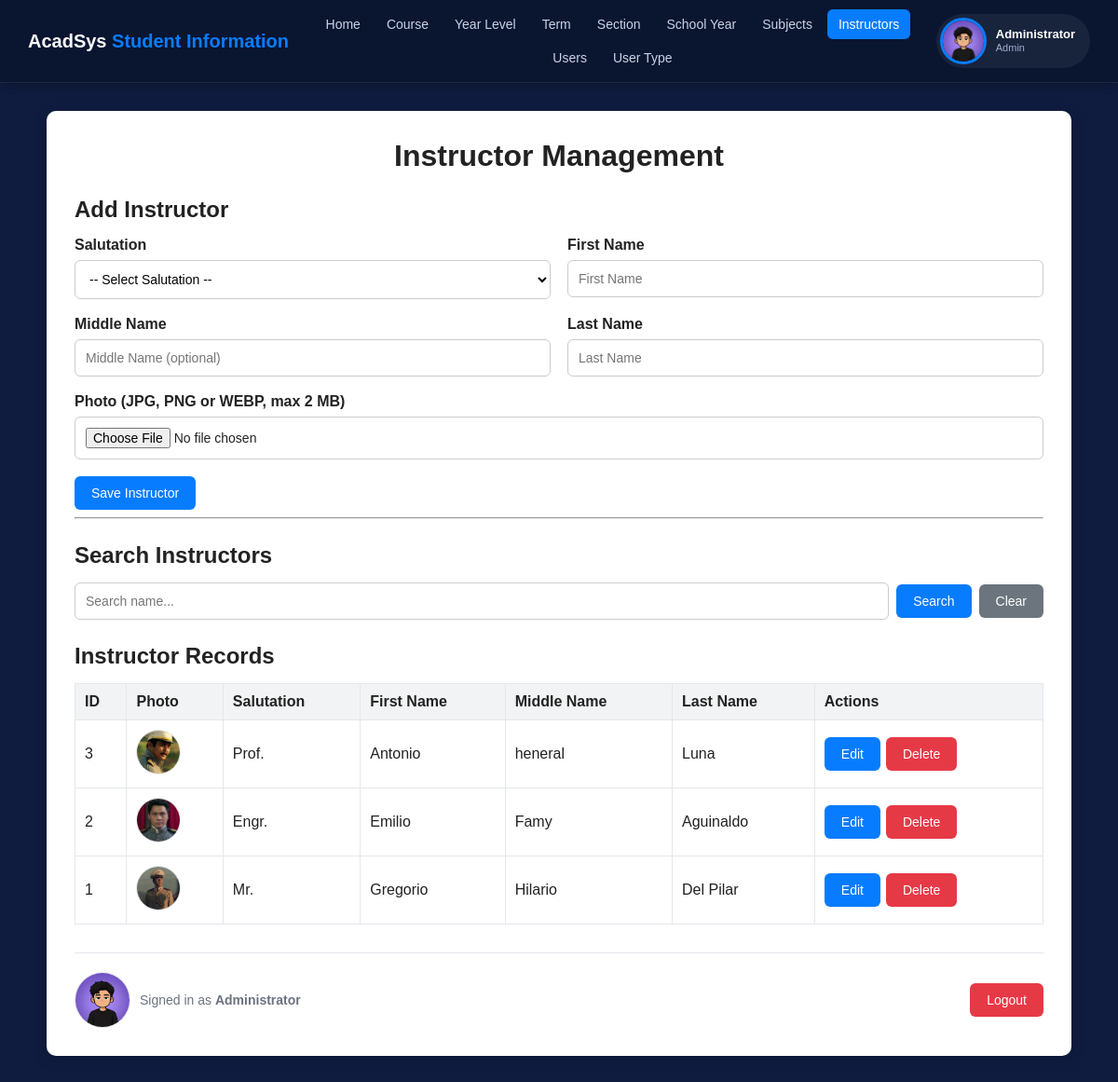
/instructors.php (signed in), run on the app's committed database.
### tables this page shows
CREATE TABLE `tbl_instructors` (
  `ID` int(11) NOT NULL,
  `SALUTATION` varchar(20) NOT NULL,
  `FIRSTNAME` varchar(100) NOT NULL,
  `MIDDLENAME` varchar(100) NOT NULL DEFAULT '',
  `LASTNAME` varchar(100) NOT NULL,
  `PHOTO` varchar(255) DEFAULT NULL
);

### instructors.php (the view, shortened to what this page needs)
<?php
include "db.php";
$uploadDir = __DIR__ . "/uploads/instructors";
$uploadUrl = "uploads/instructors";
function photoUrl(?string $name, string $uploadDir, string $uploadUrl): ?string {
    $path = $uploadDir . "/" . basename($name);
    return $uploadUrl . "/" . rawurlencode(basename($name)) . "?v=" . filemtime($path);
}
$search = trim($_GET['search'] ?? "");
if ($search != "") {
    $keyword = "%" . $search . "%";
    $stmt = $conn->prepare(
        "SELECT * FROM tbl_instructors
         WHERE SALUTATION LIKE ? OR FIRSTNAME LIKE ? OR MIDDLENAME LIKE ? OR LASTNAME LIKE ?
         ORDER BY ID DESC"
    );
    $stmt->bind_param("ssss", $keyword, $keyword, $keyword, $keyword);
    $stmt->execute();
    $result = $stmt->get_result();
} else {
    $result = $conn->query("SELECT * FROM tbl_instructors ORDER BY ID DESC");
}
$editData = null;
$form = [
    'SALUTATION' => $_POST['salutation'] ?? ($editData['SALUTATION'] ?? ''),
    'FIRSTNAME'  => $_POST['firstname']  ?? ($editData['FIRSTNAME'] ?? ''),
    'MIDDLENAME' => $_POST['middlename'] ?? ($editData['MIDDLENAME'] ?? ''),
    'LASTNAME'   => $_POST['lastname']   ?? ($editData['LASTNAME'] ?? ''),
];
$isUpdate = $editData || isset($_POST['update']);
?>
<!DOCTYPE html>
<html>
<head>
    <link rel="stylesheet" href="style.css">
</head>
<body>
<?php include "topnav.php"; ?>
<div class="page-wrap">
<div class="container">
    <h1>Instructor Management</h1>
    <h2><?php echo $isUpdate ? "Update Instructor" : "Add Instructor"; ?></h2>
    <form method="POST" enctype="multipart/form-data">
        <div class="form-grid">
            <div class="form-group">
                <label>Salutation</label>
                <select name="salutation" required>
                    <option value="">-- Select Salutation --</option>
                </select>
            </div>
            <div class="form-group">
                <label>First Name</label>
                <input type="text" name="firstname" maxlength="100" placeholder="First Name"
                    value="<?php echo htmlspecialchars($form['FIRSTNAME']); ?>" required>
            </div>
            <div class="form-group">
                <label>Middle Name</label>
                <input type="text" name="middlename" maxlength="100" placeholder="Middle Name (optional)"
                    value="<?php echo htmlspecialchars($form['MIDDLENAME']); ?>">
            </div>
            <div class="form-group">
                <label>Last Name</label>
                <input type="text" name="lastname" maxlength="100" placeholder="Last Name"
                    value="<?php echo htmlspecialchars($form['LASTNAME']); ?>" required>
            </div>
            <div class="form-group full">
                <label>Photo (JPG, PNG or WEBP, max 2 MB)</label>
                <input type="file" name="photo" accept="image/jpeg,image/png,image/webp">
            </div>
            <div class="full actions">
                <?php if ($isUpdate): ?>
                    <button type="submit" name="update">Update Instructor</button>
                    <a href="instructors.php" class="btn btn-secondary">Cancel</a>
                <?php else: ?>
                    <button type="submit" name="save">Save Instructor</button>
                <?php endif; ?>
            </div>
        </div>
    </form>
    <hr>
    <h2>Search Instructors</h2>
    <form method="GET" class="search-box">
        <input type="text" name="search" placeholder="Search name..." value="<?php echo htmlspecialchars($search); ?>">
        <button type="submit">Search</button>
        <a href="instructors.php" class="btn btn-secondary">Clear</a>
    </form>
    <h2>Instructor Records</h2>
    <table>
        <tr>
            <th>ID</th>
            <th>Photo</th>
            <th>Salutation</th>
            <th>First Name</th>
            <th>Middle Name</th>
            <th>Last Name</th>
            <th>Actions</th>
        </tr>
        <?php while ($row = $result->fetch_assoc()): ?>
        <?php $thumb = photoUrl($row['PHOTO'] ?? null, $uploadDir, $uploadUrl); ?>
        <tr>
            <td><?php echo $row['ID']; ?></td>
            <td>
                <?php if ($thumb): ?>
                    <img class="photo-thumb" src="<?php echo htmlspecialchars($thumb); ?>" alt="">
                <?php else: ?>
                    <span class="photo-none">No photo</span>
                <?php endif; ?>
            </td>
            <td><?php echo htmlspecialchars($row['SALUTATION']); ?></td>
            <td><?php echo htmlspecialchars($row['FIRSTNAME']); ?></td>
            <td><?php echo htmlspecialchars($row['MIDDLENAME']); ?></td>
            <td><?php echo htmlspecialchars($row['LASTNAME']); ?></td>
            <td>
                <div class="actions">
                    <a href="instructors.php?edit=<?php echo $row['ID']; ?>" class="btn">Edit</a>
                    <form method="POST" onsubmit="return confirm('Delete this instructor?');">
                        <button type="submit" name="delete" class="btn-danger">Delete</button>
                    </form>
                </div>
            </td>
        </tr>
        <?php endwhile; ?>
    </table>
    <?php include "bottom_bar.php"; ?>
</div>
</div>
</body>
</html>

### style.css (style rules this page uses)
:root { --bg: #0f1c3f; --bg-navbar: #0a1530; --accent: #087cff; --accent-dark: #0665d1; --white: #ffffff; --text: #222; --muted: #6b7280; --border: #e5e7eb; --danger: #e63946; --secondary: #6c757d; }
* { box-sizing: border-box; }
body { margin: 0; font-family: Arial, sans-serif; background: var(--bg); color: var(--text); }
.page-wrap { padding: 30px; }
.container { max-width: 1100px; margin: 0 auto; background: var(--white); padding: 30px; border-radius: 10px; box-shadow: 0 4px 15px rgba(0, 0, 0, 0.15); }
h1 { text-align: center; margin-top: 0; margin-bottom: 25px; }
h2 { color: #222; margin-top: 25px; margin-bottom: 15px; }
.form-grid { display: grid; grid-template-columns: repeat(2, 1fr); gap: 18px; }
.form-group { display: flex; flex-direction: column; }
.full { grid-column: span 2; }
label { font-weight: bold; margin-bottom: 7px; }
input, select { width: 100%; padding: 11px; border: 1px solid #ccc; border-radius: 6px; font-size: 14px; background: white; }
button, .btn { border: none; background: var(--accent); color: white; padding: 10px 18px; border-radius: 6px; cursor: pointer; font-size: 14px; text-decoration: none; display: inline-block; }
.btn-danger, .delete { background: var(--danger) !important; }
.btn-secondary, .btn-cancel { background: var(--secondary); color: white; }
.actions { display: flex; align-items: center; gap: 6px; flex-wrap: wrap; }
.actions form { display: inline; margin: 0; }
.search-box { display: flex; gap: 8px; align-items: center; }
.search-box input { flex: 1; }
table { width: 100%; border-collapse: collapse; margin-top: 15px; }
th { background: #f1f3f5; text-align: left; font-weight: bold; }
th, td { border: 1px solid var(--border); padding: 10px; vertical-align: middle; }

### instructors.php (style rules this page uses)
.photo-thumb { width: 48px; height: 48px; object-fit: cover; border-radius: 50%; border: 1px solid var(--border); }

### data on the page
tbl_instructors: ID "3", PHOTO (picture), SALUTATION "Prof.", FIRSTNAME "Antonio", MIDDLENAME "heneral", LASTNAME "Luna"
tbl_instructors: ID "2", PHOTO (picture), SALUTATION "Engr.", FIRSTNAME "Emilio", MIDDLENAME "Famy", LASTNAME "Aguinaldo"
tbl_instructors: ID "1", PHOTO (picture), SALUTATION "Mr.", FIRSTNAME "Gregorio", MIDDLENAME "Hilario", LASTNAME "Del Pilar"

### other printed values
$label "Home Course Year Level Term Section School Year Subjects Instructors Users User Type"
$_SESSION['fullname'] "Administrator"
$navUserType "Admin"
